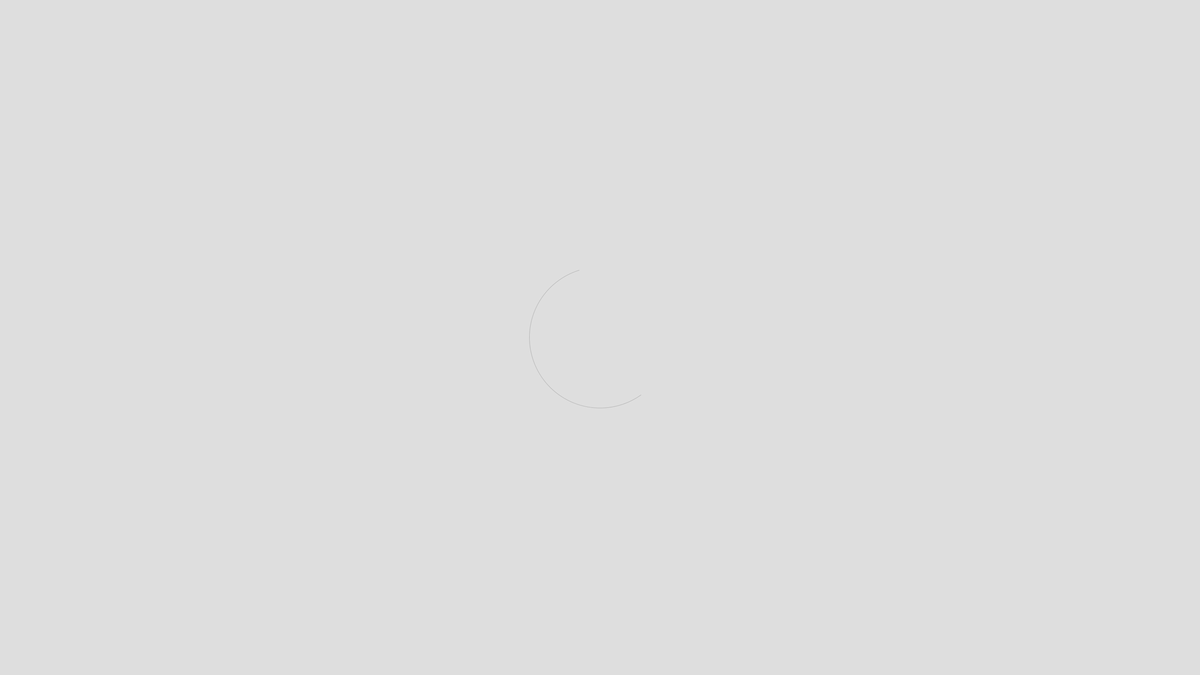
Frame 1 (no input)
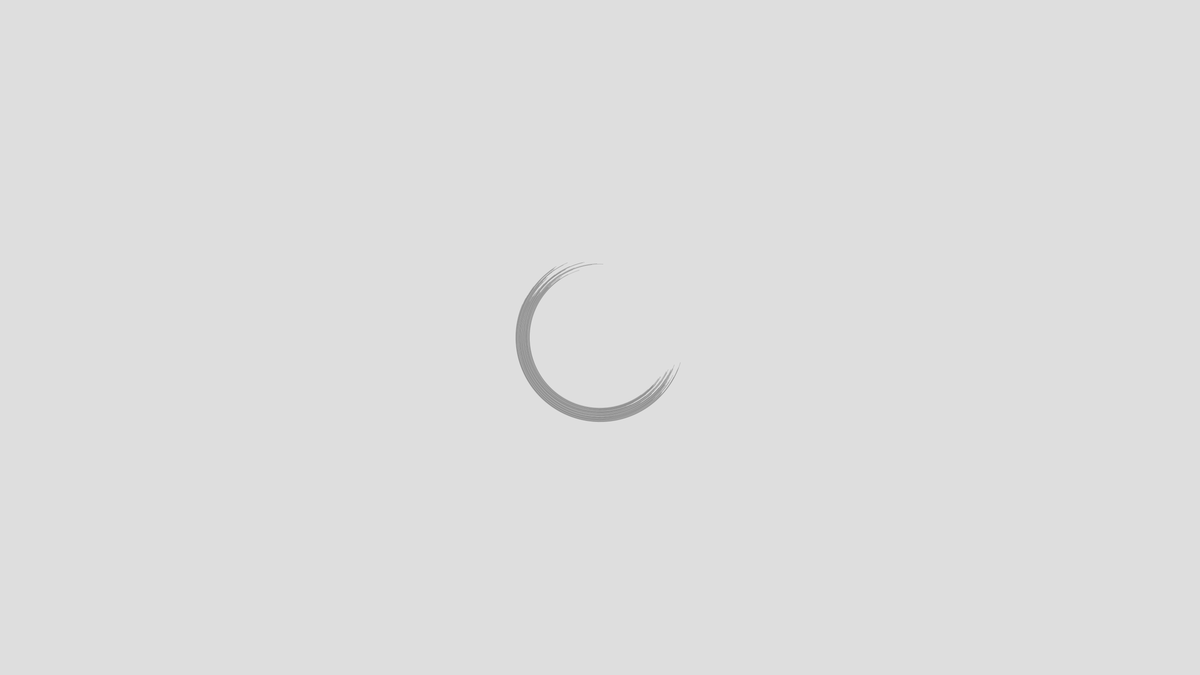
Frame 60 (the mouse pressed at the canvas centre just before this capture)
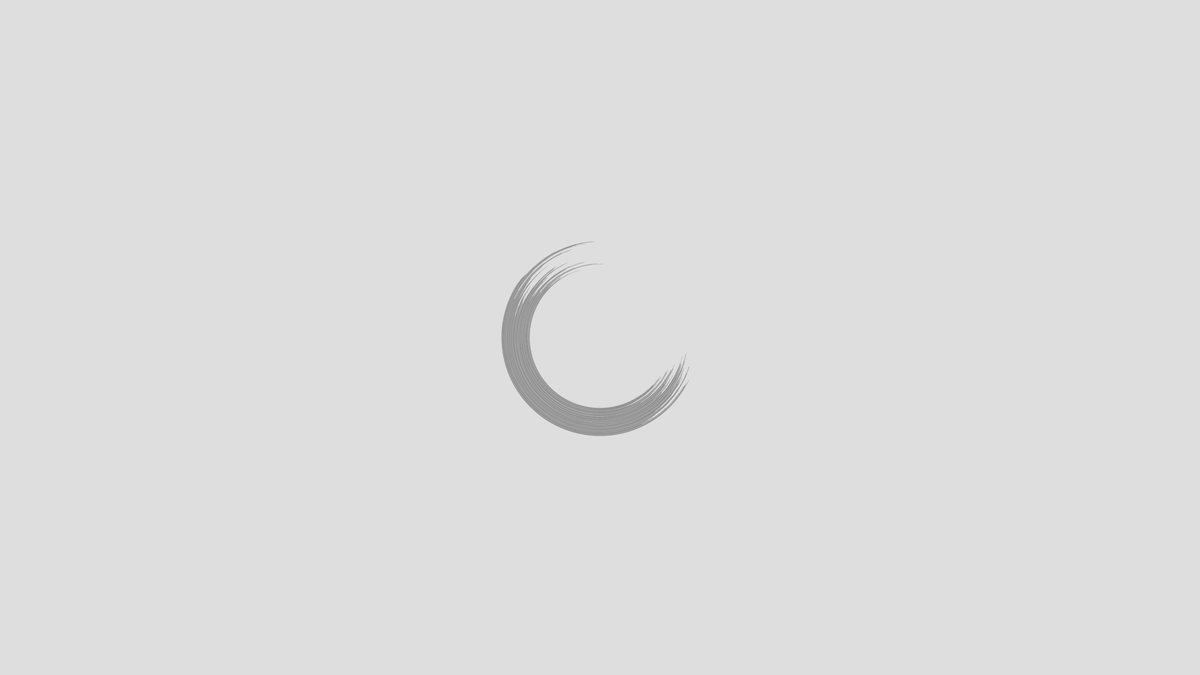
Frame 120 (the mouse held since frame 60 and released just before this capture)

The Processing sketch that drew these frames (run headless with seeded random() and noise(); from frame 60 on, the mouse is pressed at the canvas centre):

// Processing sketch: build
// ── build.pde
// Enso

float x = 0;

void setup() {
  size(2560, 1440);
  
  background(222);
  stroke(22, 50);
  noFill();
}

void draw() {
  float diameter = 300 + frameCount % 250;
  float terminal = map(noise(x), 0, 1.5, PI, TWO_PI);
  float base = map(noise(x), 0, 2, 0, PI);
  
  // An arc at the center of the screen with a modulated start & stop
  arc(width/2, height/2, diameter, diameter, base, terminal);
  
  // Mutate the noise source
  x += 0.15;
  
  // Terminate draw loop after 3000 frames
  if (frameCount > 3000) {
    noLoop();
  }
}

void mousePressed() {
  save("enso-render.tif");
}
